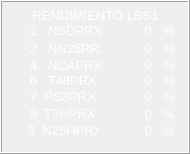
  <widget class="QFrame" name="frame">
   <property name="geometry">
    <rect>
     <x>61</x>
     <y>80</y>
     <width>190</width>
     <height>154</height>
    </rect>
   </property>
   <property name="frameShape">
    <enum>QFrame::Box</enum>
   </property>
   <property name="frameShadow">
    <enum>QFrame::Raised</enum>
   </property>
   <widget class="QLabel" name="lbRenSS1T">
    <property name="geometry">
     <rect>
      <x>10</x>
      <y>7</y>
      <width>171</width>
      <height>16</height>
     </rect>
    </property>
    <property name="font">
     <font>
      <pointsize>10</pointsize>
     </font>
    </property>
    <property name="styleSheet">
     <string notr="true">color: rgb(255, 255, 255);</string>
    </property>
    <property name="text">
     <string>RENDIMIENTO LSS1</string>
    </property>
    <property name="alignment">
     <set>Qt::AlignCenter</set>
    </property>
   </widget>
   <widget class="QLabel" name="lbNsdprxT">
    <property name="geometry">
     <rect>
      <x>30</x>
      <y>22</y>
      <width>71</width>
      <height>16</height>
     </rect>
    </property>
    <property name="font">
     <font>
      <pointsize>10</pointsize>
     </font>
    </property>
    <property name="styleSheet">
     <string notr="true">color: rgb(255, 255, 255);</string>
    </property>
    <property name="text">
     <string>1   NSDPRX</string>
    </property>
    <property name="alignment">
     <set>Qt::AlignLeading|Qt::AlignLeft|Qt::AlignVCenter</set>
    </property>
   </widget>
   <widget class="QLabel" name="lbN25prxT">
    <property name="geometry">
     <rect>
      <x>30</x>
      <y>40</y>
      <width>71</width>
      <height>16</height>
     </rect>
    </property>
    <property name="font">
     <font>
      <pointsize>10</pointsize>
     </font>
    </property>
    <property name="styleSheet">
     <string notr="true">color: rgb(255, 255, 255);</string>
    </property>
    <property name="text">
     <string>2   NN25PRX</string>
    </property>
    <property name="alignment">
     <set>Qt::AlignLeading|Qt::AlignLeft|Qt::AlignVCenter</set>
    </property>
   </widget>
   <widget class="QLabel" name="lbNcaprxT">
    <property name="geometry">
     <rect>
      <x>30</x>
      <y>57</y>
      <width>71</width>
      <height>16</height>
     </rect>
    </property>
    <property name="font">
     <font>
      <pointsize>10</pointsize>
     </font>
    </property>
    <property name="styleSheet">
     <string notr="true">color: rgb(255, 255, 255);</string>
    </property>
    <property name="text">
     <string>4   NCAPRX</string>
    </property>
    <property name="alignment">
     <set>Qt::AlignLeading|Qt::AlignLeft|Qt::AlignVCenter</set>
    </property>
   </widget>
   <widget class="QLabel" name="lbT48prxT">
    <property name="geometry">
     <rect>
      <x>30</x>
      <y>72</y>
      <width>71</width>
      <height>16</height>
     </rect>
    </property>
    <property name="font">
     <font>
      <pointsize>10</pointsize>
     </font>
    </property>
    <property name="styleSheet">
     <string notr="true">color: rgb(255, 255, 255);</string>
    </property>
    <property name="text">
     <string>6   T48PRX</string>
    </property>
    <property name="alignment">
     <set>Qt::AlignLeading|Qt::AlignLeft|Qt::AlignVCenter</set>
    </property>
   </widget>
   <widget class="QLabel" name="lbPs3prxT">
    <property name="geometry">
     <rect>
      <x>30</x>
      <y>88</y>
      <width>71</width>
      <height>16</height>
     </rect>
    </property>
    <property name="font">
     <font>
      <pointsize>10</pointsize>
     </font>
    </property>
    <property name="styleSheet">
     <string notr="true">color: rgb(255, 255, 255);</string>
    </property>
    <property name="text">
     <string>7  PS3PRX</string>
    </property>
    <property name="alignment">
     <set>Qt::AlignLeading|Qt::AlignLeft|Qt::AlignVCenter</set>
    </property>
   </widget>
   <widget class="QLabel" name="lbT3hprxT">
    <property name="geometry">
     <rect>
      <x>30</x>
      <y>105</y>
      <width>71</width>
      <height>16</height>
     </rect>
    </property>
    <property name="font">
     <font>
      <pointsize>10</pointsize>
     </font>
    </property>
    <property name="styleSheet">
     <string notr="true">color: rgb(255, 255, 255);</string>
    </property>
    <property name="text">
     <string>8  T3HPRX</string>
    </property>
    <property name="alignment">
     <set>Qt::AlignLeading|Qt::AlignLeft|Qt::AlignVCenter</set>
    </property>
   </widget>
   <widget class="QLabel" name="lbN25hprxT">
    <property name="geometry">
     <rect>
      <x>28</x>
      <y>122</y>
      <width>71</width>
      <height>16</height>
     </rect>
    </property>
    <property name="font">
     <font>
      <pointsize>10</pointsize>
     </font>
    </property>
    <property name="styleSheet">
     <string notr="true">color: rgb(255, 255, 255);</string>
    </property>
    <property name="text">
     <string>9  N25HPRX</string>
    </property>
    <property name="alignment">
     <set>Qt::AlignLeading|Qt::AlignLeft|Qt::AlignVCenter</set>
    </property>
   </widget>
   <widget class="QLabel" name="lbNsdprx">
    <property name="geometry">
     <rect>
      <x>112</x>
      <y>22</y>
      <width>40</width>
      <height>16</height>
     </rect>
    </property>
    <property name="font">
     <font>
      <pointsize>10</pointsize>
     </font>
    </property>
    <property name="styleSheet">
     <string notr="true">color: rgb(255, 255, 255);</string>
    </property>
    <property name="text">
     <string>0</string>
    </property>
    <property name="alignment">
     <set>Qt::AlignRight|Qt::AlignTrailing|Qt::AlignVCenter</set>
    </property>
   </widget>
   <widget class="QLabel" name="lbN25prx">
    <property name="geometry">
     <rect>
      <x>112</x>
      <y>40</y>
      <width>40</width>
      <height>16</height>
     </rect>
    </property>
    <property name="font">
     <font>
      <pointsize>10</pointsize>
     </font>
    </property>
    <property name="styleSheet">
     <string notr="true">color: rgb(255, 255, 255);</string>
    </property>
    <property name="text">
     <string>0</string>
    </property>
    <property name="alignment">
     <set>Qt::AlignRight|Qt::AlignTrailing|Qt::AlignVCenter</set>
    </property>
   </widget>
   <widget class="QLabel" name="lbT48prx">
    <property name="geometry">
     <rect>
      <x>112</x>
      <y>72</y>
      <width>40</width>
      <height>16</height>
     </rect>
    </property>
    <property name="font">
     <font>
      <pointsize>10</pointsize>
     </font>
    </property>
    <property name="styleSheet">
     <string notr="true">color: rgb(255, 255, 255);</string>
    </property>
    <property name="text">
     <string>0</string>
    </property>
    <property name="alignment">
     <set>Qt::AlignRight|Qt::AlignTrailing|Qt::AlignVCenter</set>
    </property>
   </widget>
   <widget class="QLabel" name="lbNcaprx">
    <property name="geometry">
     <rect>
      <x>112</x>
      <y>56</y>
      <width>40</width>
      <height>16</height>
     </rect>
    </property>
    <property name="font">
     <font>
      <pointsize>10</pointsize>
     </font>
    </property>
    <property name="styleSheet">
     <string notr="true">color: rgb(255, 255, 255);</string>
    </property>
    <property name="text">
     <string>0</string>
    </property>
    <property name="alignment">
     <set>Qt::AlignRight|Qt::AlignTrailing|Qt::AlignVCenter</set>
    </property>
   </widget>
   <widget class="QLabel" name="lbPs3prx">
    <property name="geometry">
     <rect>
      <x>112</x>
      <y>88</y>
      <width>40</width>
      <height>16</height>
     </rect>
    </property>
    <property name="font">
     <font>
      <pointsize>10</pointsize>
     </font>
    </property>
    <property name="styleSheet">
     <string notr="true">color: rgb(255, 255, 255);</string>
    </property>
    <property name="text">
     <string>0</string>
    </property>
    <property name="alignment">
     <set>Qt::AlignRight|Qt::AlignTrailing|Qt::AlignVCenter</set>
    </property>
   </widget>
   <widget class="QLabel" name="lbT3hprx">
    <property name="geometry">
     <rect>
      <x>112</x>
      <y>106</y>
      <width>40</width>
      <height>16</height>
     </rect>
    </property>
    <property name="font">
     <font>
      <pointsize>10</pointsize>
     </font>
    </property>
    <property name="styleSheet">
     <string notr="true">color: rgb(255, 255, 255);</string>
    </property>
    <property name="text">
     <string>0</string>
    </property>
    <property name="alignment">
     <set>Qt::AlignRight|Qt::AlignTrailing|Qt::AlignVCenter</set>
    </property>
   </widget>
   <widget class="QLabel" name="lbN25hprx">
    <property name="geometry">
     <rect>
      <x>112</x>
      <y>122</y>
      <width>40</width>
      <height>16</height>
     </rect>
    </property>
    <property name="font">
     <font>
      <pointsize>10</pointsize>
     </font>
    </property>
    <property name="styleSheet">
     <string notr="true">color: rgb(255, 255, 255);</string>
    </property>
    <property name="text">
     <string>0</string>
    </property>
    <property name="alignment">
     <set>Qt::AlignRight|Qt::AlignTrailing|Qt::AlignVCenter</set>
    </property>
   </widget>
   <widget class="QLabel" name="lbNsdprxU">
    <property name="geometry">
     <rect>
      <x>153</x>
      <y>22</y>
      <width>32</width>
      <height>16</height>
     </rect>
    </property>
    <property name="font">
     <font>
      <pointsize>10</pointsize>
     </font>
    </property>
    <property name="styleSheet">
     <string notr="true">color: rgb(255, 255, 255);</string>
    </property>
    <property name="text">
     <string>%</string>
    </property>
    <property name="alignment">
     <set>Qt::AlignCenter</set>
    </property>
   </widget>
   <widget class="QLabel" name="lbN25prxU">
    <property name="geometry">
     <rect>
      <x>153</x>
      <y>40</y>
      <width>32</width>
      <height>16</height>
     </rect>
    </property>
    <property name="font">
     <font>
      <pointsize>10</pointsize>
     </font>
    </property>
    <property name="styleSheet">
     <string notr="true">color: rgb(255, 255, 255);</string>
    </property>
    <property name="text">
     <string>%</string>
    </property>
    <property name="alignment">
     <set>Qt::AlignCenter</set>
    </property>
   </widget>
   <widget class="QLabel" name="lbNcaprxU">
    <property name="geometry">
     <rect>
      <x>153</x>
      <y>57</y>
      <width>32</width>
      <height>16</height>
     </rect>
    </property>
    <property name="font">
     <font>
      <pointsize>10</pointsize>
     </font>
    </property>
    <property name="styleSheet">
     <string notr="true">color: rgb(255, 255, 255);</string>
    </property>
    <property name="text">
     <string>%</string>
    </property>
    <property name="alignment">
     <set>Qt::AlignCenter</set>
    </property>
   </widget>
   <widget class="QLabel" name="lbT48prxU">
    <property name="geometry">
     <rect>
      <x>153</x>
      <y>72</y>
      <width>32</width>
      <height>16</height>
     </rect>
    </property>
    <property name="font">
     <font>
      <pointsize>10</pointsize>
     </font>
    </property>
    <property name="styleSheet">
     <string notr="true">color: rgb(255, 255, 255);</string>
    </property>
    <property name="text">
     <string>%</string>
    </property>
    <property name="alignment">
     <set>Qt::AlignCenter</set>
    </property>
   </widget>
   <widget class="QLabel" name="lbPs3prxU">
    <property name="geometry">
     <rect>
      <x>153</x>
      <y>89</y>
      <width>32</width>
      <height>16</height>
     </rect>
    </property>
    <property name="font">
     <font>
      <pointsize>10</pointsize>
     </font>
    </property>
    <property name="styleSheet">
     <string notr="true">color: rgb(255, 255, 255);</string>
    </property>
    <property name="text">
     <string>%</string>
    </property>
    <property name="alignment">
     <set>Qt::AlignCenter</set>
    </property>
   </widget>
   <widget class="QLabel" name="lbN25hprxU">
    <property name="geometry">
     <rect>
      <x>153</x>
      <y>123</y>
      <width>32</width>
      <height>16</height>
     </rect>
    </property>
    <property name="font">
     <font>
      <pointsize>10</pointsize>
     </font>
    </property>
    <property name="styleSheet">
     <string notr="true">color: rgb(255, 255, 255);</string>
    </property>
    <property name="text">
     <string>%</string>
    </property>
    <property name="alignment">
     <set>Qt::AlignCenter</set>
    </property>
   </widget>
   <widget class="QLabel" name="lbT3hprxU">
    <property name="geometry">
     <rect>
      <x>153</x>
      <y>106</y>
      <width>32</width>
      <height>16</height>
     </rect>
    </property>
    <property name="font">
     <font>
      <pointsize>10</pointsize>
     </font>
    </property>
    <property name="styleSheet">
     <string notr="true">color: rgb(255, 255, 255);</string>
    </property>
    <property name="text">
     <string>%</string>
    </property>
    <property name="alignment">
     <set>Qt::AlignCenter</set>
    </property>
   </widget>
  </widget>
